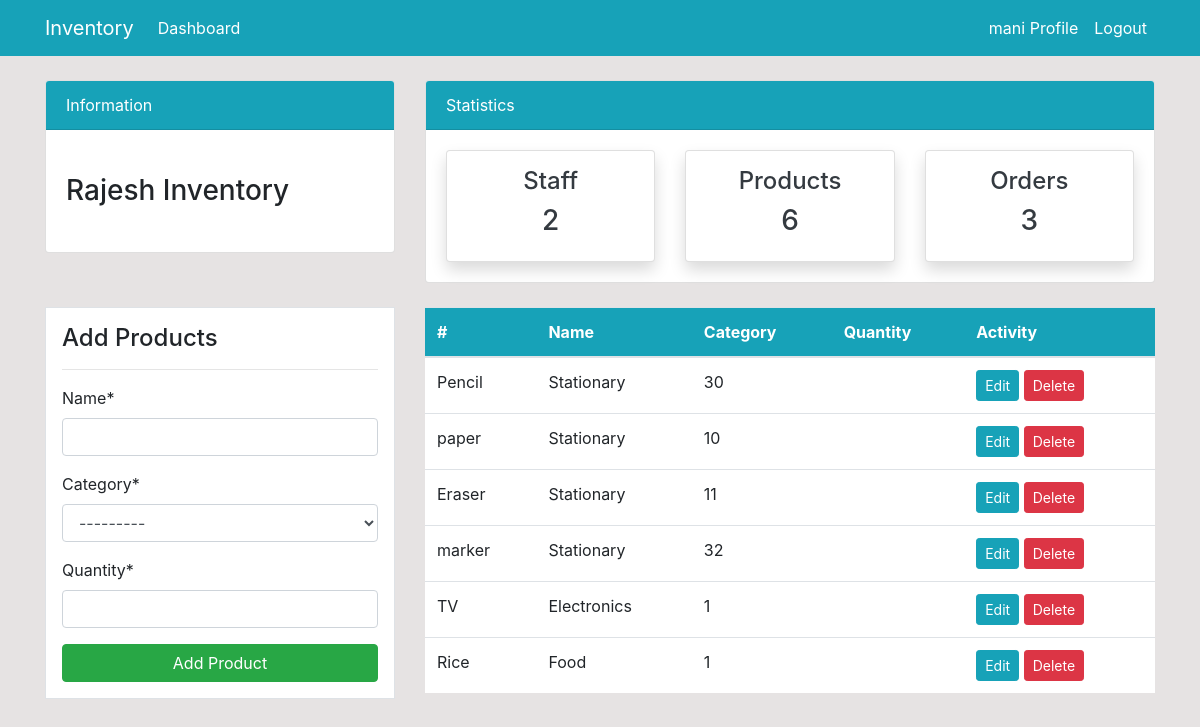
The app's page /product/ (signed in) with its own data.
### dashboard/models.py (models this page shows, shortened)
class Product(models.Model):
    name=models.CharField(max_length=100, null=True)
    category=models.CharField(max_length=200,  choices=CATEGORY, null=True)
    quantity=models.PositiveBigIntegerField(null=True)
    minimum_stock = models.PositiveIntegerField(default=2)
    minimum_quantity = models.PositiveIntegerField(default=2)
    current_stock = models.PositiveIntegerField(default=0)
    description = models.TextField("Default description")
    class Meta:
        verbose_name_plural='Product'

### dashboard/views.py (the view)
# urls.py: path('product/',views.product,name='dashboard-product'),
@login_required(login_url='user-login')
def product(request):
    items=Product.objects.all()
    products_count=items.count()
    workers_count=User.objects.all().count()
    orders_count=Order.objects.all().count()
    if request.method=='POST':
        form=ProductForm(request.POST)
        if form.is_valid():
            form.save()
            product_name = form.cleaned_data.get('name')
            messages.success(request, f'{product_name} has been added')
            return redirect('dashboard-product')
    else:
        form=ProductForm
    context ={
        'items':items,
        'form':form,
        'workers_count':workers_count,
        'orders_count':orders_count,
        'products_count':products_count,
    }
    return render(request,'dashboard/product.html',context)

### templates/dashboard/product.html (shortened to what this page needs)
{% extends 'partials/base.html' %}
{% load crispy_forms_tags %}
{% block content %}
{% include 'partials/topnav.html' %}
<div class="container">
    <div class="row my-4">
        <div class="col-md-4">
            <div class="border bg-white p-3">
                <h4>Add Products</h4>
                <hr>
                <form method="POST">
                   {{ form|crispy }}
                    <input class="btn btn-success btn-block" type="submit" value="Add Product">
                </form>
            </div>
        </div>
        <div class="col-md-8">
            <table class="table bg-white">
                <thead class="bg-info">
                    <tr class="text-white">
                        <th scope="col">#</th>
                        <th scope="col">Name</th>
                        <th scope="col">Category</th>
                        <th scope="col">Quantity</th>
                        <th scope="col">Activity</th>
                    </tr>
                </thead>
                <tbody>
                    {% for item in items %}
                    <tr>
                        <td>{{ item.name }}</td>
                        <td>{{ item.category }}</td>
                        <td>{{ item.quantity }}</td>
                        <td>
                            <td>
                                <a class="btn btn-info btn-sm" href="{% url 'dashboard-product-update' item.id %}">Edit</a>
                                <a class="btn btn-danger btn-sm" href="{% url 'dashboard-product-delete' item.id %}">Delete</a>
                            </td>
                        </td>
                    </tr>
                    {% endfor %}
                </tbody>
            </table>
        </div>
    </div>
</div>
     {% endblock %}

### templates/partials/base.html (shortened to what this page needs)
{% load static %}
<!doctype html>
<html lang="en">
  <head>
    <link rel="stylesheet" href="https://cdn.jsdelivr.net/npm/bootstrap@4.6.2/dist/css/bootstrap.min.css">
     <link rel="stylesheet" href="{% static '/style.css' %} ">
  </head>
  <body>
     {% include 'partials/nav.html' %}
     {% block content %}
     {% endblock %}
  </body>
</html>

### templates/partials/nav.html (shortened to what this page needs)
 <nav class="navbar navbar-expand-lg navbar-info bg-info">
    <div class="container">
        {% if user.is_authenticated %}
        <a class="navbar-brand text-white" href="{% url 'dashboard-index' %}">Inventory</a>
        <div class="collapse navbar-collapse" id="navbarSupportedContent">
            <ul class="navbar-nav mr-auto">
                <li class="nav-item active">
                    <a class="nav-link text-white" href="{% url 'dashboard-index' %}">Dashboard </a>
                </li>
            </ul>
            <ul class="navbar-nav ml-auto">
                <li class="nav-item active">
                    <a class="nav-link text-white" href="{% url 'user-profile' %}">{{ user.username}} Profile</a>
                </li>
                <li class="nav-item">
                    <a class="nav-link text-white" href="{% url 'user-logout' %}">Logout</a>
                </li>
            </ul>
            {% endif %}
        </div>
    </div>
</nav>

### templates/partials/topnav.html (shortened to what this page needs)
<div class="container">
    <div class="row mt-4">
        <div class="col-md-4">
            <div class="card">
                <div class="card-header bg-info text-white">
                    Information
                </div>
                <div class="card-body">
                    <marquee behavior="" direction="">
                        <h3 class="my-4">Rajesh Inventory</h3>
                    </marquee>
                </div>
            </div>
        </div>
        <div class="col-md-8">
            <div class="card">
                <div class="card-header bg-info text-white">
                    Statistics
                </div>
                <div class="card-body">
                    <div class="row">
                        <div class="col-md-4">
                            <a class="text-decoration-none text-dark" href="{% url 'dashboard-staff' %}">
                                <div class="card my-card shadow text-center p-3">
                                    <h4>Staff </h4>
                                    <h3>{{ workers_count }}</h3>
                                </div>
                            </a>
                        </div>
                        <div class="col-md-4">
                            <a class="text-decoration-none text-dark" href="{% url 'dashboard-product' %}">
                                <div class="card my-card shadow text-center p-3">
                                    <h4>Products </h4>
                                    <h3>{{ products_count}}</h3>
                                </div>
                            </a>
                        </div>
                        <div class="col-md-4">
                            <a class="text-decoration-none text-dark" href="{% url 'dashboard-order' %}">
                                <div class="card my-card shadow text-center p-3">
                                    <h4>Orders </h4>
                                    <h3>{{ orders_count }}</h3>
                                </div>
                            </a>
                        </div>
                    </div>
                </div>
            </div>
        </div>
    </div>
</div>

### static/style.css (style rules this page uses)
body { background: rgb(230, 227, 227); }

### records on screen
Product: name "Pencil", category "Stationary", quantity "30"
Product: name "paper", category "Stationary", quantity "10"
Product: name "Eraser", category "Stationary", quantity "11"
Product: name "marker", category "Stationary", quantity "32"
Product: name "TV", category "Electronics", quantity "1"
Product: name "Rice", category "Food", quantity "1"

### other values on screen
{{ user.username }} "mani"
{{ workers_count }} "2"
{{ products_count }} "6"
{{ orders_count }} "3"
